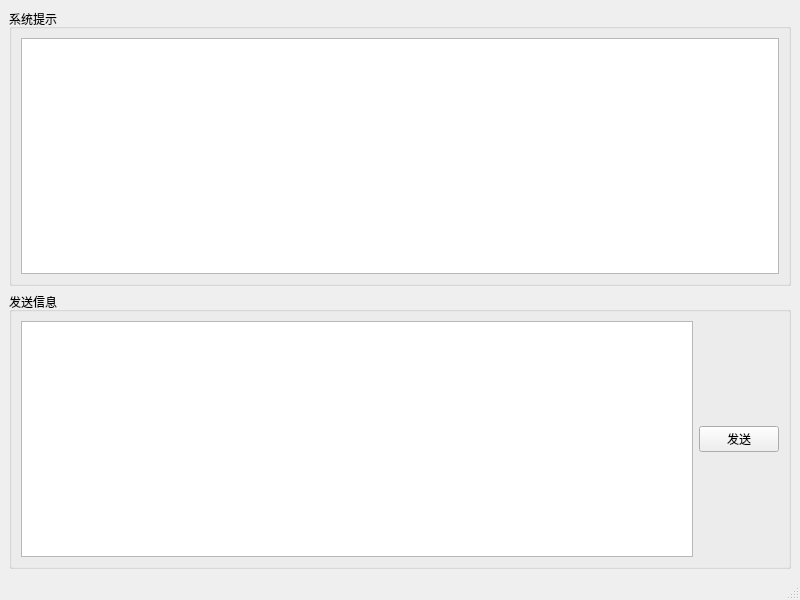
<?xml version="1.0" encoding="UTF-8"?>
<ui version="4.0">
 <class>MainWindow</class>
 <widget class="QMainWindow" name="MainWindow">
  <property name="geometry">
   <rect>
    <x>0</x>
    <y>0</y>
    <width>800</width>
    <height>600</height>
   </rect>
  </property>
  <property name="windowTitle">
   <string>MainWindow</string>
  </property>
  <widget class="QWidget" name="centralwidget">
   <layout class="QVBoxLayout" name="verticalLayout">
    <item>
     <widget class="QGroupBox" name="groupBox">
      <property name="title">
       <string>系统提示</string>
      </property>
      <layout class="QHBoxLayout" name="horizontalLayout">
       <item>
        <widget class="QTextEdit" name="textEdit">
         <property name="readOnly">
          <bool>true</bool>
         </property>
        </widget>
       </item>
      </layout>
     </widget>
    </item>
    <item>
     <widget class="QGroupBox" name="groupBox_3">
      <property name="title">
       <string>发送信息</string>
      </property>
      <layout class="QHBoxLayout" name="horizontalLayout_4">
       <item>
        <widget class="QTextEdit" name="textEdit_2"/>
       </item>
       <item>
        <widget class="QPushButton" name="pushButton_send">
         <property name="text">
          <string>发送</string>
         </property>
        </widget>
       </item>
      </layout>
     </widget>
    </item>
   </layout>
  </widget>
  <widget class="QMenuBar" name="menubar">
   <property name="geometry">
    <rect>
     <x>0</x>
     <y>0</y>
     <width>800</width>
     <height>22</height>
    </rect>
   </property>
  </widget>
  <widget class="QStatusBar" name="statusbar"/>
 </widget>
 <resources/>
 <connections/>
</ui>
